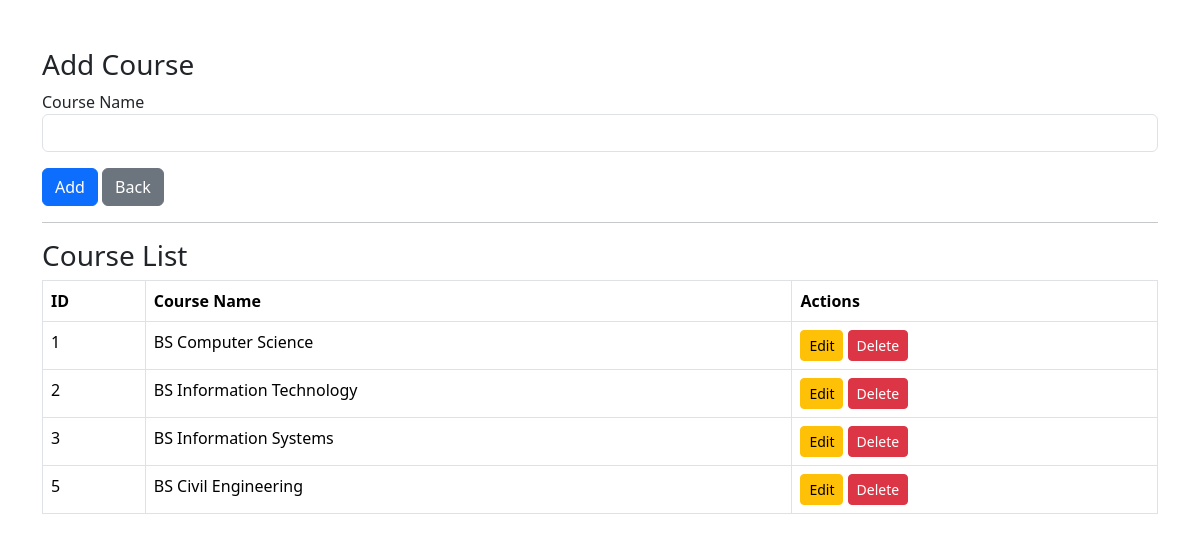
/public/add_course.php (signed in), run on the app's committed database.
### tables this page shows
CREATE TABLE `courses` (
  `id` int(11) NOT NULL,
  `course_name` varchar(100) NOT NULL,
  `created_at` timestamp NOT NULL DEFAULT current_timestamp()
);

### public/add_course.php (the view, shortened to what this page needs)
<?php
$adminObj = new Admin();
$conn = $adminObj->connect();
$editMode = false;
$editCourse = null;
$stmt = $conn->prepare("SELECT * FROM courses");
$stmt->execute();
$courses = $stmt->fetchAll(PDO::FETCH_ASSOC);
?>
<!DOCTYPE html>
<html>
<head>
  <link href="https://cdn.jsdelivr.net/npm/bootstrap@5.3.3/dist/css/bootstrap.min.css" rel="stylesheet">
</head>
<body class="container mt-5">
  <h3><?php echo $editMode ? 'Edit Course' : 'Add Course'; ?></h3>
  <?php if ($editMode && $editCourse): ?>
    <form method="POST">
      <input type="hidden" name="course_id" value="<?= htmlspecialchars($editCourse['id']) ?>">
      <div class="mb-3">
        <label>Course Name</label>
        <input type="text" name="course_name" class="form-control" value="<?= htmlspecialchars($editCourse['course_name']) ?>" required>
      </div>
      <button type="submit" name="edit_course" class="btn btn-primary">Update</button>
      <a href="add_course.php" class="btn btn-secondary">Cancel</a>
    </form>
  <?php else: ?>
    <form method="POST">
      <div class="mb-3">
        <label>Course Name</label>
        <input type="text" name="course_name" class="form-control" required>
      </div>
      <button type="submit" name="add_course" class="btn btn-primary">Add</button>
      <a href="dashboard.php" class="btn btn-secondary">Back</a>
    </form>
  <?php endif; ?>
  <hr>
  <h3>Course List</h3>
  <table class="table table-bordered">
      <thead>
          <tr>
              <th>ID</th>
              <th>Course Name</th>
              <th>Actions</th>
          </tr>
      </thead>
      <tbody>
          <?php if(!empty($courses)): ?>
              <?php foreach($courses as $course): ?>
              <tr>
                  <td><?= htmlspecialchars($course['id']) ?></td>
                  <td><?= htmlspecialchars($course['course_name']) ?></td>
                  <td>
                      <a href="add_course.php?action=edit&id=<?= htmlspecialchars($course['id']) ?>" class="btn btn-sm btn-warning">Edit</a>
                      <a href="add_course.php?action=delete&id=<?= htmlspecialchars($course['id']) ?>" class="btn btn-sm btn-danger" onclick="return confirm('Are you sure you want to delete this course?');">Delete</a>
                  </td>
              </tr>
              <?php endforeach; ?>
          <?php else: ?>
              <tr>
                  <td colspan="3">No courses found.</td>
              </tr>
          <?php endif; ?>
      </tbody>
  </table>
</body>
</html>

### data on the page
courses: id "1", course_name "BS Computer Science"
courses: id "2", course_name "BS Information Technology"
courses: id "3", course_name "BS Information Systems"
courses: id "5", course_name "BS Civil Engineering"
